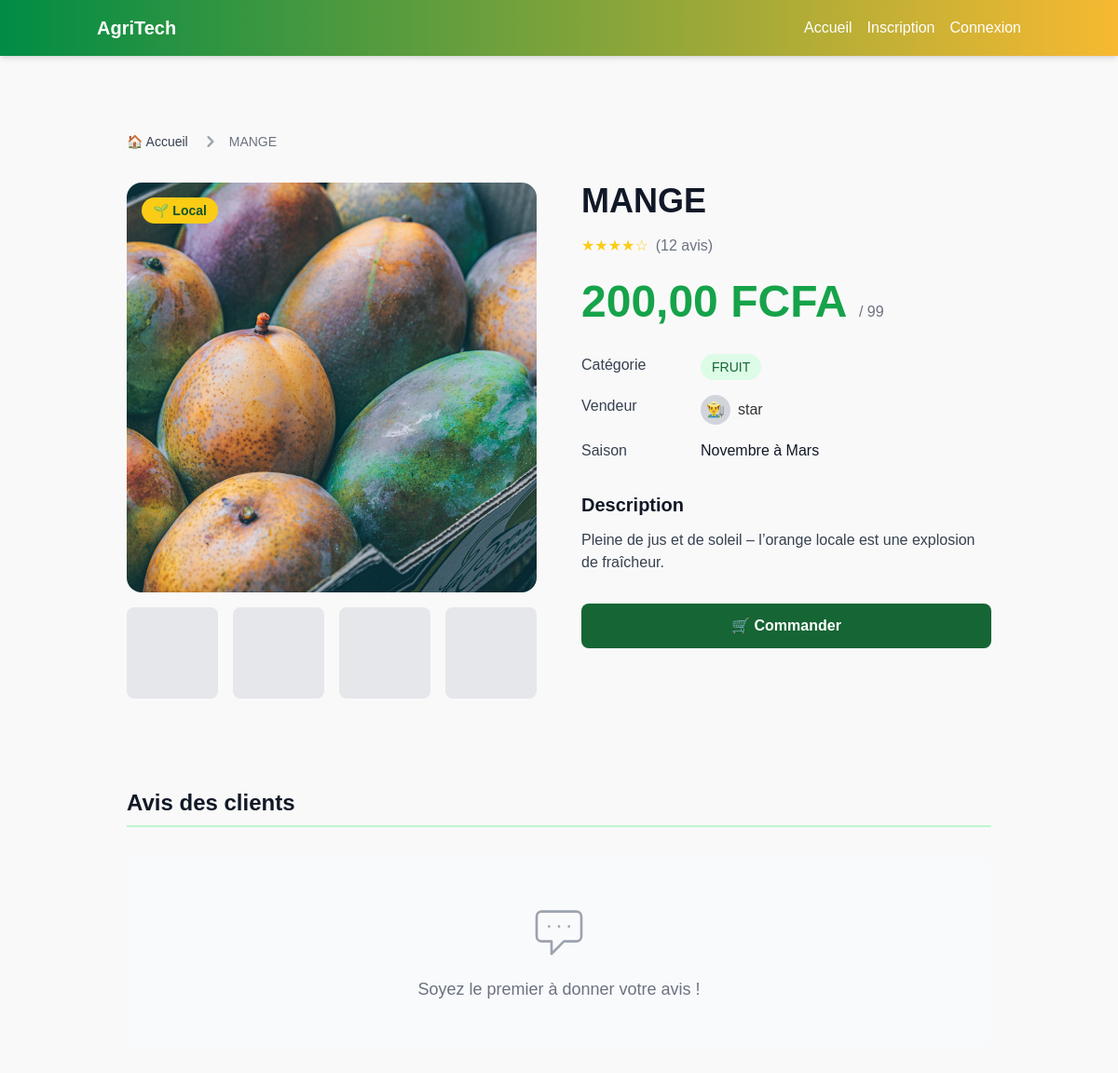
/accounts/profile/produit/7/, run on an earlier commit of the app's database.
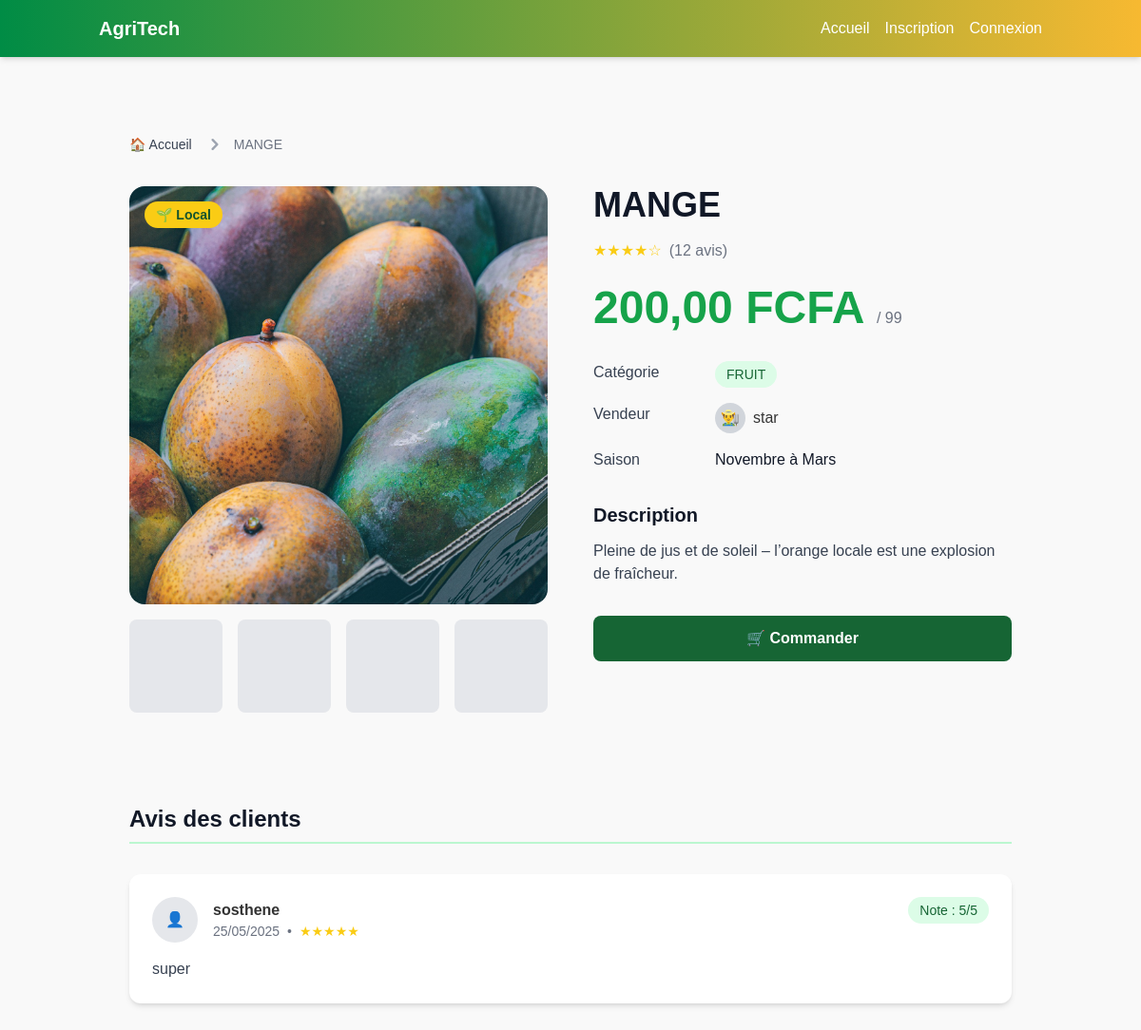
And on a later commit of the database.
### agritech_app/models.py (models this page shows, shortened)
class Produit(models.Model):
    vendeur = models.ForeignKey(User, on_delete=models.CASCADE)
    categorie = models.ForeignKey(CategorieProduit, on_delete=models.CASCADE)
    nom = models.CharField(max_length=255)
    prix = models.DecimalField(max_digits=10, decimal_places=2)
    quantite = models.PositiveIntegerField()
    photo = models.ImageField(upload_to='produits/', blank=True)
    description = models.TextField(blank=True)
    date_ajout = models.DateTimeField(auto_now_add=True)
    est_actif = models.BooleanField(default=True)
    saisonnalite = models.CharField(max_length=255, blank=True)

class CategorieProduit(models.Model):
    nom = models.CharField(max_length=100, unique=True)

class Avis(models.Model):
    produit = models.ForeignKey(Produit, on_delete=models.CASCADE)
    auteur = models.ForeignKey(User, on_delete=models.CASCADE)
    NOTE_CHOICES = [(i, str(i)) for i in range(1, 6)]
    note = models.IntegerField(choices=NOTE_CHOICES)
    commentaire = models.TextField(blank=True)
    date_creation = models.DateTimeField(auto_now_add=True)

### agritech_app/views.py (the view)
# urls.py: path('produit/<int:produit_id>/', views.detail_produit, name='detail_produit'),
def detail_produit(request, produit_id):
    produit = get_object_or_404(Produit, pk=produit_id)
    context = {'produit': produit}
    return render(request, 'detail_produit.html', context)

### templates/detail_produit.html (shortened to what this page needs)
{% extends 'base.html' %}
{% block content %}
<div class="max-w-7xl mx-auto px-4 sm:px-6 lg:px-8 py-12">
    <nav class="flex mb-8" aria-label="Breadcrumb">
        <ol class="inline-flex items-center space-x-1 md:space-x-3">
            <li class="inline-flex items-center">
                <a href="{% url 'home' %}" class="inline-flex items-center text-sm font-medium text-gray-700 hover:text-green-600">
                    🏠 Accueil
                </a>
            </li>
            <li aria-current="page">
                <div class="flex items-center">
                    <svg class="w-6 h-6 text-gray-400" fill="currentColor" viewBox="0 0 20 20" xmlns="http://www.w3.org/2000/svg">
                        <path fill-rule="evenodd" d="M7.293 14.707a1 1 0 010-1.414L10.586 10 7.293 6.707a1 1 0 011.414-1.414l4 4a1 1 0 010 1.414l-4 4a1 1 0 01-1.414 0z" clip-rule="evenodd"></path>
                    </svg>
                    <span class="ml-1 text-sm font-medium text-gray-500 md:ml-2">{{ produit.nom }}</span>
                </div>
            </li>
        </ol>
    </nav>
    <div class="grid grid-cols-1 lg:grid-cols-2 gap-12">
        <div class="space-y-4">
            <div class="relative rounded-2xl overflow-hidden bg-gray-100 aspect-square group">
                {% if produit.photo %}
                    <img src="{{ produit.photo.url }}"
                         class="w-full h-full object-cover transition-transform duration-500 group-hover:scale-105"
                         alt="{{ produit.nom }}">
                {% endif %}
                <span class="absolute top-4 left-4 bg-yellow-400 text-green-900 px-3 py-1 rounded-full text-sm font-bold">
                    🌱 Local
                </span>
            </div>
            <div class="grid grid-cols-4 gap-4">
                <div class="aspect-square rounded-lg bg-gray-200 border-2 border-transparent hover:border-green-400 cursor-pointer"></div>
                <div class="aspect-square rounded-lg bg-gray-200"></div>
                <div class="aspect-square rounded-lg bg-gray-200"></div>
                <div class="aspect-square rounded-lg bg-gray-200"></div>
            </div>
        </div>
        <div>
            <h1 class="text-4xl font-extrabold text-gray-900 mb-4">{{ produit.nom }}</h1>
            <div class="flex items-center mb-6">
                <div class="flex text-yellow-400 mr-2">
                    ★★★★☆
                </div>
                <span class="text-gray-500">(12 avis)</span>
            </div>
            <div class="mb-8">
                <span class="text-5xl font-bold text-green-600">{{ produit.prix }} FCFA</span>
                <span class="text-gray-500 ml-2">/ {{ produit.quantite }}</span>
            </div>
            <div class="space-y-4 mb-8">
                <div class="flex">
                    <span class="text-gray-700 font-medium w-32">Catégorie</span>
                    <span class="bg-green-100 text-green-800 px-3 py-1 rounded-full text-sm">{{ produit.categorie.nom }}</span>
                </div>
                <div class="flex">
                    <span class="text-gray-700 font-medium w-32">Vendeur</span>
                    <span class="flex items-center">
                        <span class="w-8 h-8 rounded-full bg-gray-300 mr-2 flex items-center justify-center">👨‍🌾</span>
                        {{ produit.vendeur.username }}
                    </span>
                </div>
                {% if produit.saisonnalite %}
                <div class="flex">
                    <span class="text-gray-700 font-medium w-32">Saison</span>
                    <span class="text-gray-900">{{ produit.saisonnalite }}</span>
                </div>
                {% endif %}
            </div>
            {% if produit.description %}
            <div class="prose max-w-none mb-8">
                <h3 class="text-xl font-bold text-gray-900 mb-3">Description</h3>
                <p class="text-gray-700">{{ produit.description }}</p>
            </div>
            {% endif %}
            <div class="flex flex-wrap gap-4">
                <a href="{% url 'passer_commande' produit.id %}"
                   class="flex-1 px-6 py-3 bg-green-800 hover:bg-green-900 text-white font-bold rounded-lg transition-all hover:shadow-lg shadow-green-800/20 flex items-center justify-center">
                    🛒 Commander
                </a>
            </div>
        </div>
    </div>
    <section class="mt-24">
        <h3 class="text-2xl font-bold text-gray-900 mb-8 pb-2 border-b-2 border-green-200">Avis des clients</h3>
        {% if produit.avis_set.all %}
            <div class="space-y-6">
                {% for avis in produit.avis_set.all %}
                    <div class="bg-white p-6 rounded-xl shadow-md hover:shadow-lg transition-shadow">
                        <div class="flex items-start justify-between mb-4">
                            <div class="flex items-center">
                                <div class="w-12 h-12 rounded-full bg-gray-200 flex items-center justify-center mr-4">
                                    👤
                                </div>
                                <div>
                                    <h4 class="font-bold">{{ avis.auteur.username }}</h4>
                                    <div class="flex items-center text-sm text-gray-500">
                                        <span>{{ avis.date_creation|date:"d/m/Y" }}</span>
                                        <span class="mx-2">•</span>
                                        <span class="text-yellow-400">★★★★★</span>
                                    </div>
                                </div>
                            </div>
                            <span class="px-3 py-1 bg-green-100 text-green-800 rounded-full text-sm font-medium">
                                Note : {{ avis.note }}/5
                            </span>
                        </div>
                        <p class="text-gray-700 pl-18">{{ avis.commentaire }}</p>
                    </div>
                {% endfor %}
            </div>
        {% else %}
            <div class="text-center py-12 bg-gray-50 rounded-xl">
                <p class="text-gray-500 text-lg">Soyez le premier à donner votre avis !</p>
            </div>
        {% endif %}
    </section>
</div>
{% endblock %}

### templates/base.html (shortened to what this page needs)
<!DOCTYPE html>
<html lang="fr">
<head>
    {% load static %}
    <script src="https://cdn.tailwindcss.com"></script>
    <link rel="stylesheet" href="{% static 'css/style.css' %}">
</head>
<body class="min-h-screen flex flex-col">
    <nav class="bg-gradient-vert-jaune shadow-md py-4">
        <div class="container mx-auto px-4">
            <div class="flex justify-between items-center">
                <a href="{% url 'home' %}" class="text-white text-xl font-bold">AgriTech</a>
                <div class="hidden md:flex space-x-4">
                    <a href="{% url 'home' %}" class="text-white hover:text-secondaire transition">Accueil</a>
                    {% if user.is_authenticated %}
                        <a href="{% url 'profile' %}" class="text-white hover:text-secondaire transition">Mon Profil</a>
                        <a href="{% url 'liste_commandes' %}" class="text-white hover:text-secondaire transition">Mes Commandes</a>
                        {% if user.profile.role == 'vendeur' and user.profile.is_vendeur_confirmed or user.is_staff %}
        <a href="{% url 'ajouter_produit' %}" class="nav-link">Vendre un produit</a>
    {% endif %}
                        <form method="post" action="{% url 'logout' %}">
                            {% csrf_token %}
                            <button type="submit" class="text-white hover:text-secondaire transition">Se déconnecter</button>
                        </form>
                    {% else %}
                        <a href="{% url 'signup' %}" class="text-white hover:text-secondaire transition">Inscription</a>
                        <a href="{% url 'login' %}" class="text-white hover:text-secondaire transition">Connexion</a>
                    {% endif %}
                </div>
            </div>
        </div>
    </nav>
    <main class="flex-grow container mx-auto px-4 py-8">
        {% block content %}
        {% endblock %}
    </main>
</body>
</html>

### static/css/style.css (style rules this page uses)
:root { --primary-color: #008000; --secondary-color: #FFA500; --accent-color: #D4AF37; --text-color: #333; --background-color: #f8f8f8; }
body { font-family: 'Arial', sans-serif; color: var(--text-color); background-color: var(--background-color); line-height: 1.6; }

### templates/base.html (style rules this page uses)
:root { --couleur-primaire: #008C45; --couleur-secondaire: #F7B931; --couleur-tertiaire: #E4572E; --couleur-clair: #F9F9F9; --couleur-texte-principal: #333; --couleur-texte-secondaire: #777; }
body { font-family: 'Arial', sans-serif; background-color: var(--couleur-clair); color: var(--couleur-texte-principal); margin: 0; padding: 0; line-height: 1.6; }
.bg-gradient-vert-jaune { background: linear-gradient(to right, var(--couleur-primaire), var(--couleur-secondaire)); }

What changed in the data, as far as the page shows it:
added Avis: auteur.username "sosthene", date_creation "25/05/2025", note "5", commentaire "super"
Also different on the page:
text no longer shown: "Soyez le premier à donner votre avis !"
